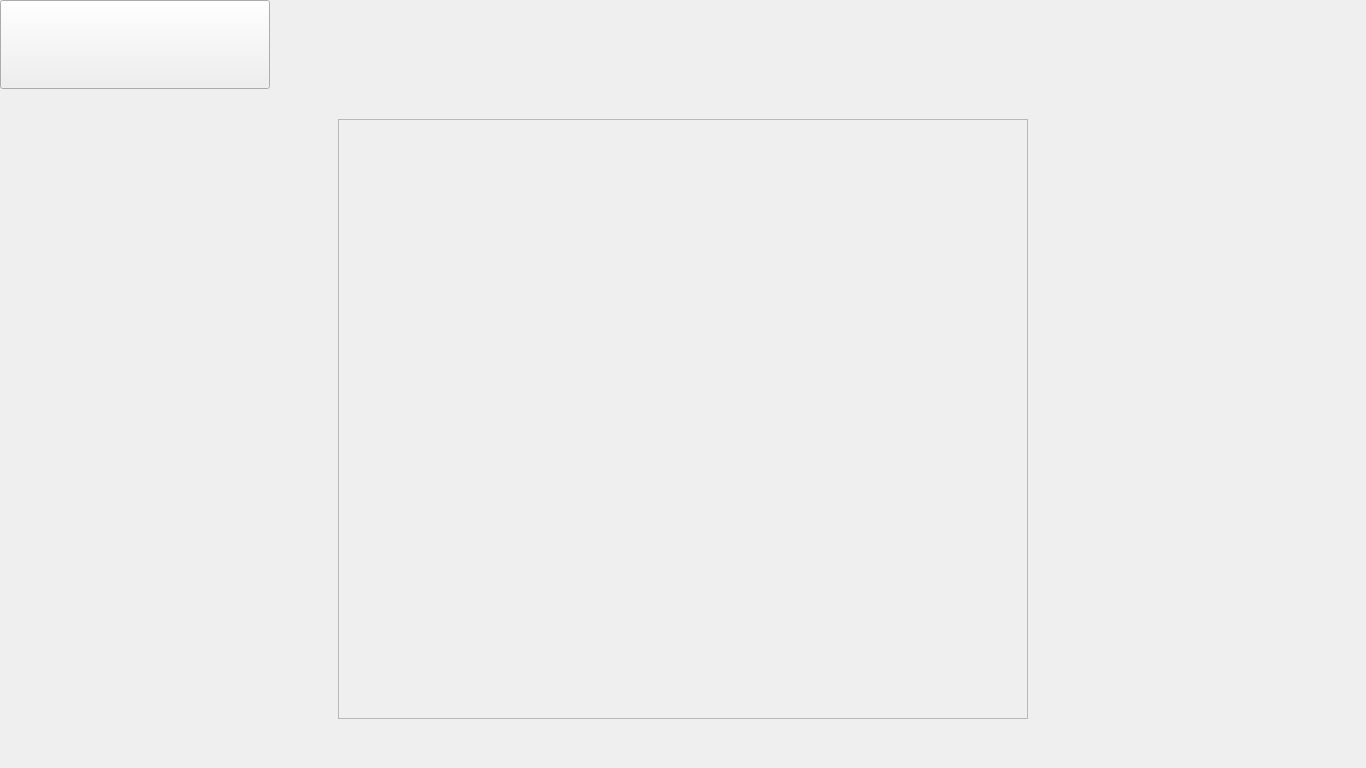
<?xml version="1.0" encoding="UTF-8"?>
<ui version="4.0">
 <class>LoadMainWin</class>
 <widget class="QWidget" name="LoadMainWin">
  <property name="geometry">
   <rect>
    <x>0</x>
    <y>0</y>
    <width>1366</width>
    <height>768</height>
   </rect>
  </property>
  <property name="minimumSize">
   <size>
    <width>1366</width>
    <height>768</height>
   </size>
  </property>
  <property name="maximumSize">
   <size>
    <width>1366</width>
    <height>768</height>
   </size>
  </property>
  <property name="windowTitle">
   <string>Form</string>
  </property>
  <layout class="QGridLayout" name="gridLayout">
   <property name="leftMargin">
    <number>0</number>
   </property>
   <property name="topMargin">
    <number>0</number>
   </property>
   <property name="rightMargin">
    <number>0</number>
   </property>
   <property name="bottomMargin">
    <number>0</number>
   </property>
   <property name="verticalSpacing">
    <number>30</number>
   </property>
   <item row="4" column="2">
    <spacer name="verticalSpacer_2">
     <property name="orientation">
      <enum>Qt::Vertical</enum>
     </property>
     <property name="sizeHint" stdset="0">
      <size>
       <width>20</width>
       <height>40</height>
      </size>
     </property>
    </spacer>
   </item>
   <item row="2" column="0">
    <spacer name="horizontalSpacer_2">
     <property name="orientation">
      <enum>Qt::Horizontal</enum>
     </property>
     <property name="sizeHint" stdset="0">
      <size>
       <width>329</width>
       <height>20</height>
      </size>
     </property>
    </spacer>
   </item>
   <item row="3" column="2">
    <spacer name="horizontalSpacer_3">
     <property name="orientation">
      <enum>Qt::Horizontal</enum>
     </property>
     <property name="sizeHint" stdset="0">
      <size>
       <width>329</width>
       <height>20</height>
      </size>
     </property>
    </spacer>
   </item>
   <item row="2" column="1" rowspan="2">
    <widget class="QScrollArea" name="m_pScrollWgt">
     <property name="minimumSize">
      <size>
       <width>690</width>
       <height>600</height>
      </size>
     </property>
     <property name="maximumSize">
      <size>
       <width>690</width>
       <height>600</height>
      </size>
     </property>
     <property name="verticalScrollBarPolicy">
      <enum>Qt::ScrollBarAlwaysOff</enum>
     </property>
     <property name="horizontalScrollBarPolicy">
      <enum>Qt::ScrollBarAlwaysOff</enum>
     </property>
     <property name="widgetResizable">
      <bool>true</bool>
     </property>
     <widget class="LoadListWgt" name="m_pDataWgt">
      <property name="geometry">
       <rect>
        <x>0</x>
        <y>0</y>
        <width>690</width>
        <height>598</height>
       </rect>
      </property>
      <property name="minimumSize">
       <size>
        <width>690</width>
        <height>0</height>
       </size>
      </property>
      <property name="maximumSize">
       <size>
        <width>690</width>
        <height>16777215</height>
       </size>
      </property>
     </widget>
    </widget>
   </item>
   <item row="0" column="0" colspan="3">
    <layout class="QHBoxLayout" name="horizontalLayout">
     <item>
      <widget class="QPushButton" name="m_pBtnBack">
       <property name="minimumSize">
        <size>
         <width>270</width>
         <height>89</height>
        </size>
       </property>
       <property name="maximumSize">
        <size>
         <width>270</width>
         <height>89</height>
        </size>
       </property>
       <property name="styleSheet">
        <string notr="true"/>
       </property>
       <property name="text">
        <string/>
       </property>
      </widget>
     </item>
     <item>
      <spacer name="horizontalSpacer">
       <property name="orientation">
        <enum>Qt::Horizontal</enum>
       </property>
       <property name="sizeHint" stdset="0">
        <size>
         <width>40</width>
         <height>20</height>
        </size>
       </property>
      </spacer>
     </item>
    </layout>
   </item>
  </layout>
 </widget>
 <customwidgets>
  <customwidget>
   <class>LoadListWgt</class>
   <extends>QWidget</extends>
   <header>DataManagerWin/loadlistwgt.h</header>
   <container>1</container>
  </customwidget>
 </customwidgets>
 <resources/>
 <connections/>
</ui>
